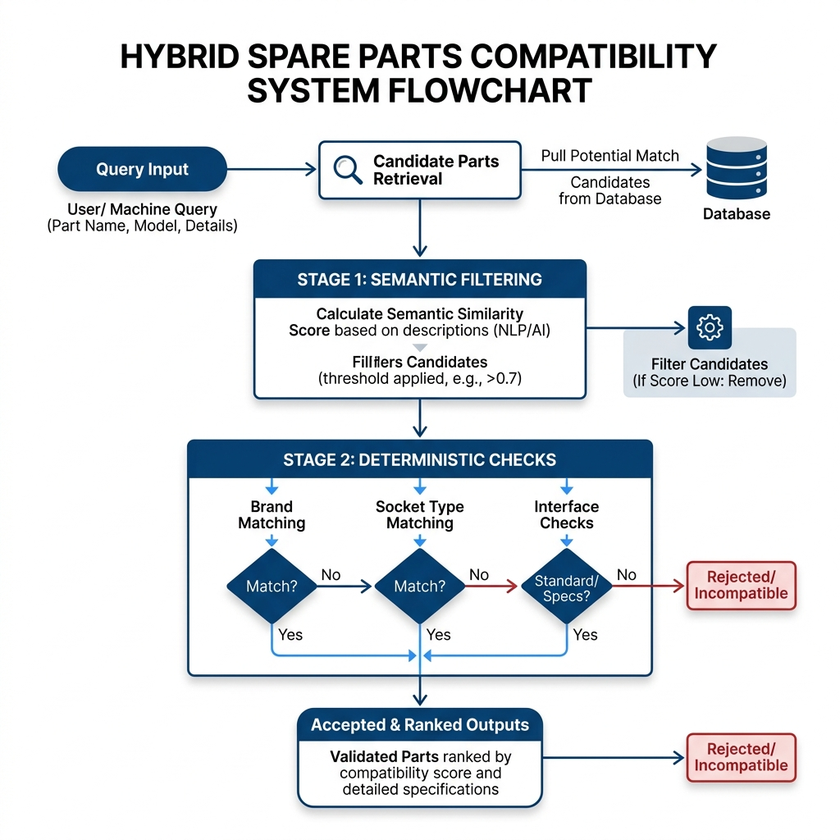
#> input picture LaTeX_Projects/images/hybrid_parts_compatibility.png, 840 x 840 px, shrunk from 1024 x 1024 before the run, found by its file name
$ python draw_grid.py
#> lines starting #> are read from the running program, lines starting #| are printed output that depends on the picture
from PIL import Image, ImageDraw, ImageFont

def overlay_grid(img_path, out_path):
    img = Image.open(img_path)
#> img is the input picture: PIL image 840x840 RGB; mean R, G, B 221.4, 225.7, 229.9
    draw = ImageDraw.Draw(img)
    w, h = img.size
#> w = 840; h = 840

    # Draw horizontal and vertical grid lines every 50 pixels
    for x in range(0, w, 50):
        draw.line([(x, 0), (x, h)], fill="red" if x % 100 == 0 else "gray", width=1 if x % 100 != 0 else 2)
        if x % 100 == 0:
            draw.text((x, 10), str(x), fill="red")

    for y in range(0, h, 50):
        draw.line([(0, y), (w, y)], fill="red" if y % 100 == 0 else "gray", width=1 if y % 100 != 0 else 2)
        if y % 100 == 0:
            draw.text((10, y), str(y), fill="red")

    img.save(out_path)
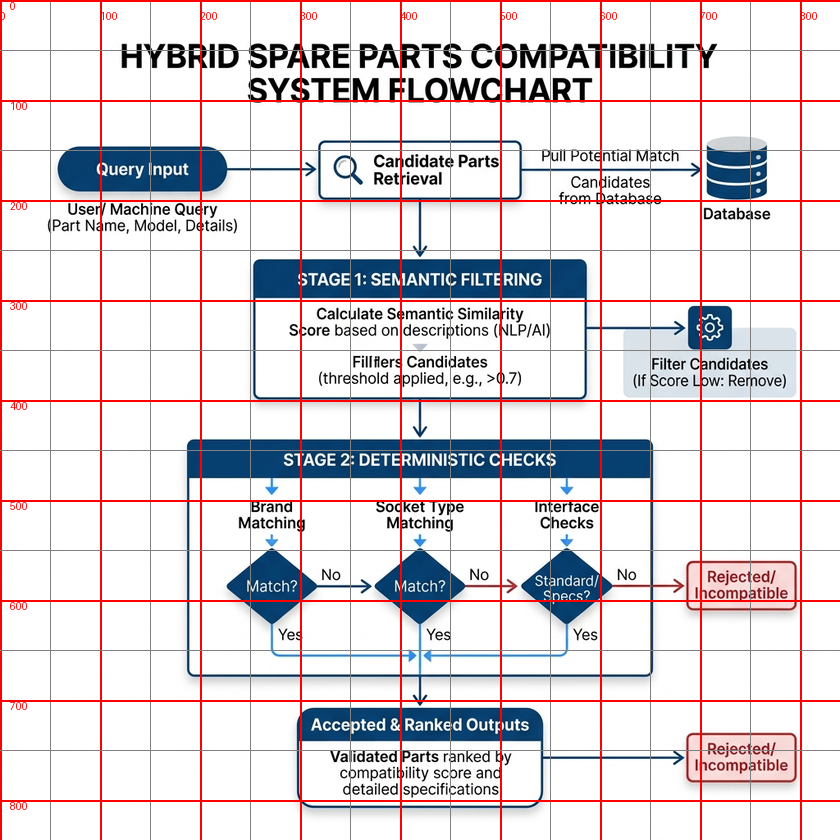
#> saved as grid_hybrid.png: PIL image 840x840 RGB; mean R, G, B 220.8, 213.8, 217.8

overlay_grid(r"C:\Users\T560\Desktop\PRO-WISE\LaTeX_Projects\images\hybrid_parts_compatibility.png",
             r"C:\Users\T560\.gemini\antigravity\brain\b6cedd80-4cdf-44f0-973f-81456fda08c4\grid_hybrid.png")

overlay_grid(r"C:\Users\T560\Desktop\PRO-WISE\LaTeX_Projects\images\with_rag_pipeline.png",
             r"C:\Users\T560\.gemini\antigravity\brain\b6cedd80-4cdf-44f0-973f-81456fda08c4\grid_rag.png")
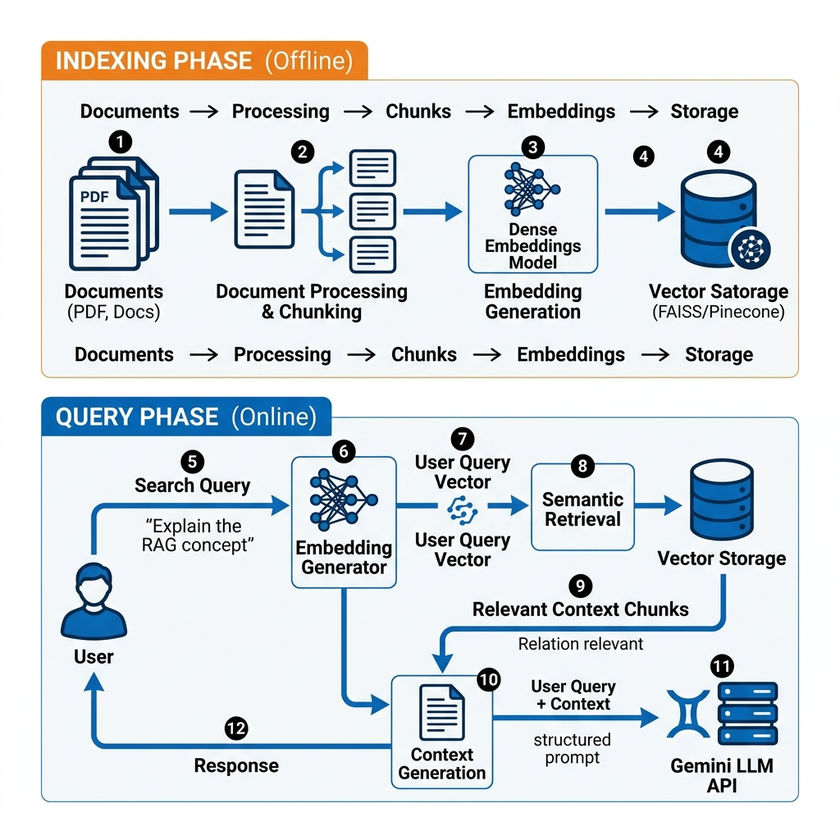
#> input picture LaTeX_Projects/images/with_rag_pipeline.png, 840 x 840 px, shrunk from 1024 x 1024 before the run, found by its file name
#> in overlay_grid, img is the input picture: PIL image 840x840 RGB; mean R, G, B 217.8, 223.8, 227.6
#> in overlay_grid (call 2), `img.save(out_path)`:
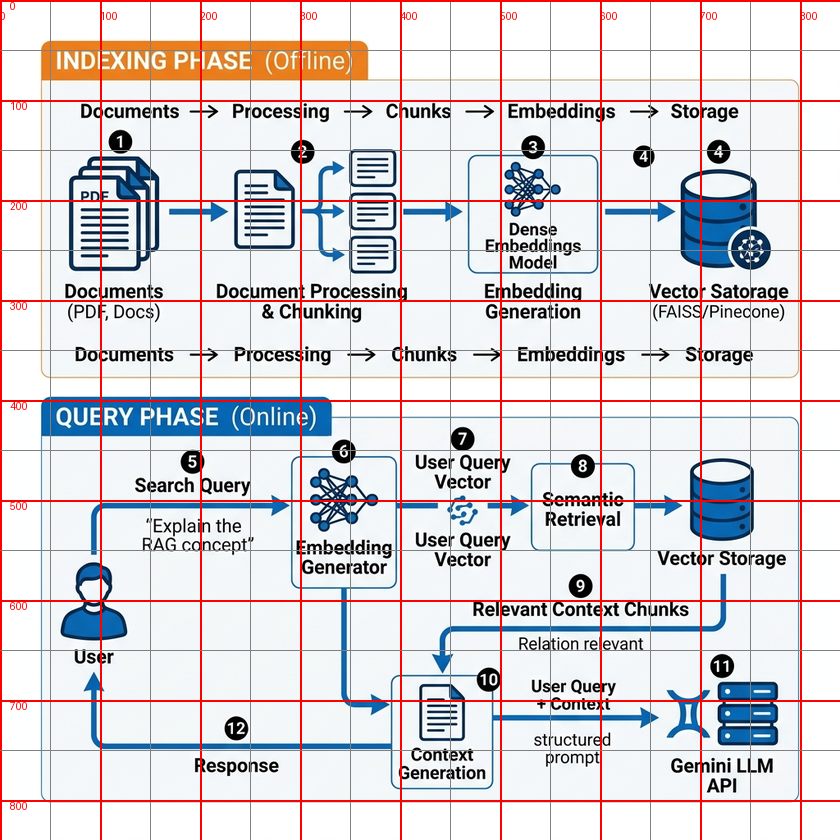
#> saved as grid_rag.png: PIL image 840x840 RGB; mean R, G, B 217.8, 212.3, 215.8

print("Grids generated!")
